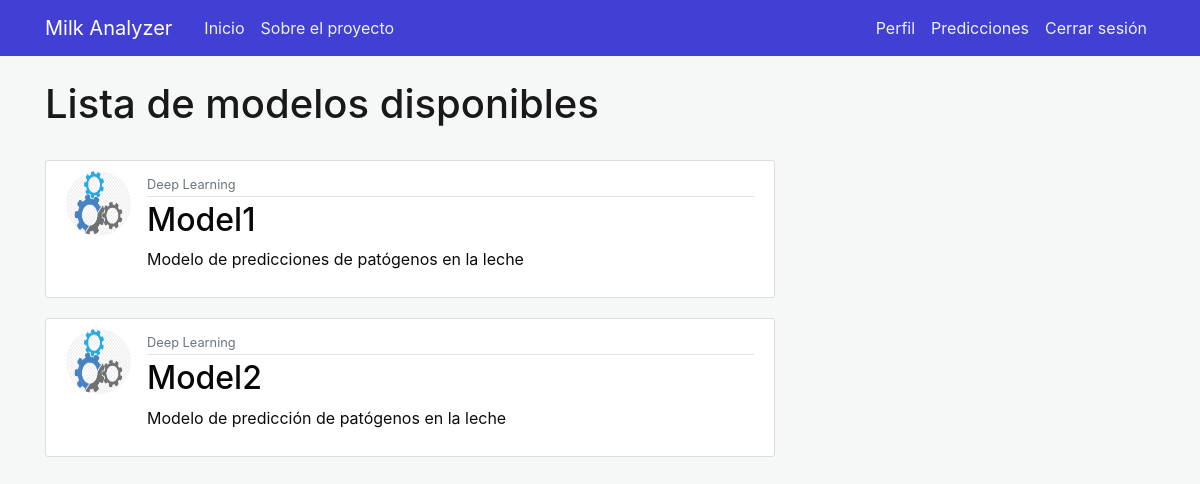
Screenshot of /home (signed in) with the database file from the repository.
### milkanalyzer/models.py (models this page shows, shortened)
class AIModel(db.Model):
    __tablename__ = 'aimodel'
    id = db.Column(db.Integer, primary_key=True)
    name = db.Column(db.String(50), nullable=False)
    type = db.Column(db.String(100), nullable=False)
    description = db.Column(db.Text, nullable=False)
    url = db.Column(db.String(50), nullable=False)
    aimodel_picture = db.Column(db.String(20), nullable=False, default='defaultmodel.jpg')

### milkanalyzer/main/routes.py (the view)
@main.route("/")
@main.route("/home")
def home():
    aimodels = AIModel.query.all()
    return render_template('home.html', aimodels=aimodels)

### milkanalyzer/models.py (called while the page is built)
@login_manager.user_loader
def get_user(user_id):
    return User.query.get(int(user_id))

### milkanalyzer/templates/home.html
{% extends "layout.html" %}
{% block content %}
{% if current_user.is_authenticated %}
<h1>Lista de modelos disponibles</h1></br>
{% for aimodel in aimodels %}
<article class="media content-section">
    <img class="rounded-circle article-img" src="{{ url_for('static', filename='aimodel_images/' + aimodel.aimodel_picture) }}">
    <div class="media-body">
        <div class="article-metadata">
            <small class="text-muted">{{ aimodel.type }}</small>
        </div>
        <h2><a class="article-title" href="{{ url_for('aimodels.aimodel', id=aimodel.id) }}">{{ aimodel.name }}</a></h2>
        <p class="article-content">{{ aimodel.description }}</p>
    </div>
</article>
{% endfor %}
{% else %}
<h1>Inicie sesiónpara visulaizar los modelos</h1></br>
{% endif %}
{% endblock content %}

### milkanalyzer/static/main.css (style rules this page uses)
body { background: #f6f8f8; color: #0c0c0c; margin-top: 5rem; }
h1, h2, h3, h4, h5, h6 { color: #1a1919; }
.content-section { background: #ffffff; padding: 10px 20px; border: 1px solid #dddddd; border-radius: 3px; margin-bottom: 20px; }
.article-title { color: #080808; }
.article-content { white-space: pre-line; }
.article-img { height: 65px; width: 65px; margin-right: 16px; }
.article-metadata { padding-bottom: 1px; margin-bottom: 4px; border-bottom: 1px solid #e3e3e3 }

### rows the page displays
AIModel: aimodel_picture (placeholder picture), type "Deep Learning", name "Model1", description "Modelo de predicciones de patógenos en la leche"
AIModel: aimodel_picture (placeholder picture), type "Deep Learning", name "Model2", description "Modelo de predicción de patógenos en la leche"
